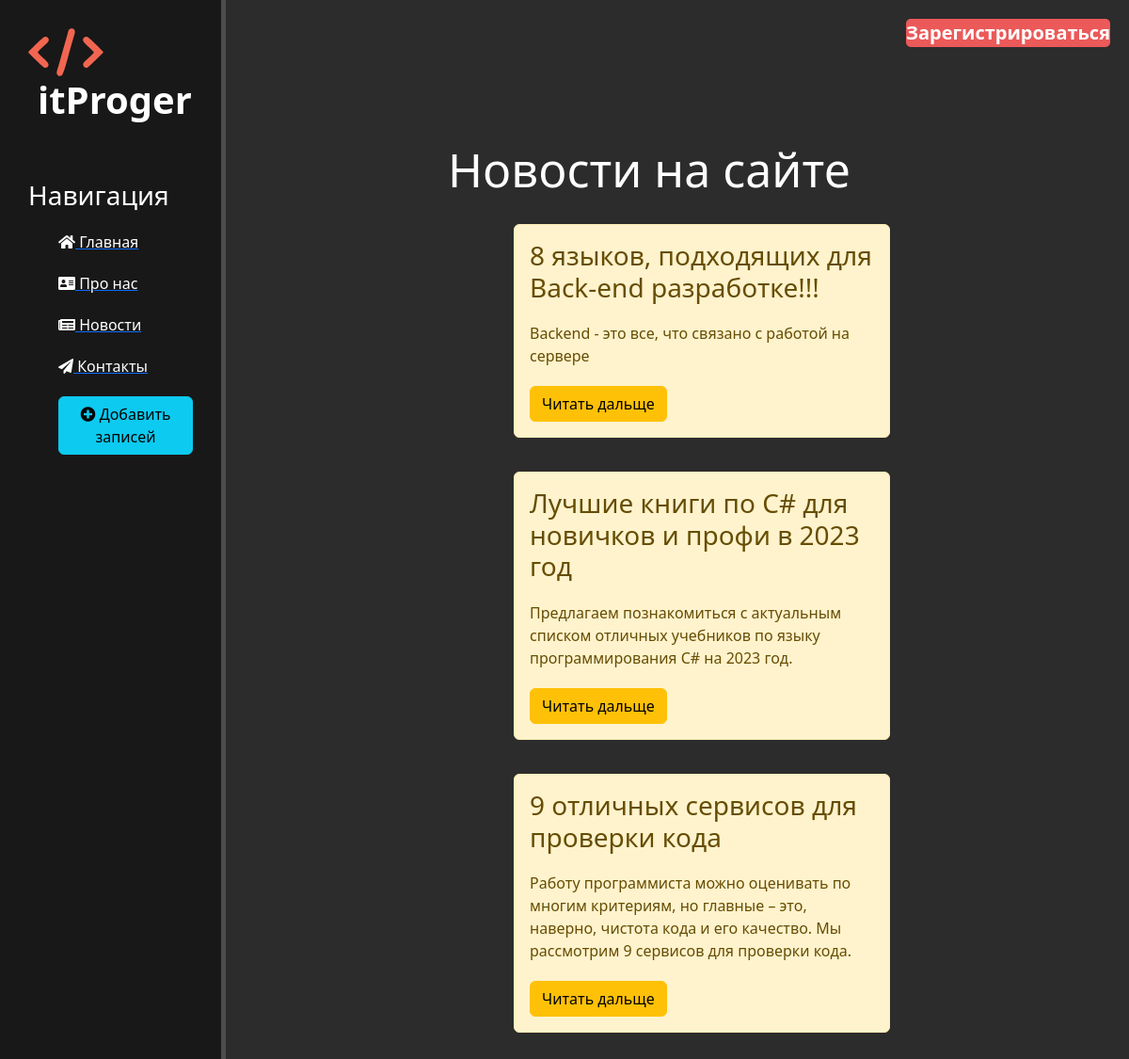
Page /news/ on the committed database.
### news/models.py (models this page shows, shortened)
class Articles(models.Model):
    objects = None
    title = models.CharField("название", max_length=50)
    anons = models.CharField("Анонс", max_length=250)
    full_text = models.TextField("Статия")
    date = models.DateTimeField("Дата публикации")
    class Meta:
        verbose_name = "Новость"
        verbose_name_plural = "Новости"

### news/views.py (the view)
# urls.py: path('', views.news_home, name='news_home'),
def news_home(request):
    news = Articles.objects.order_by('-date')
    return render(request, 'news/news_home.html', {'news': news} )

### news/templates/news/news_home.html (shortened to what this page needs)
{% extends 'main/leyaut.html' %}
{% block content %}
    <div class="features">
        <h1>Новости на сайте</h1>
        {% if news %}
            {% for el in news %}
                <div class="alert alert-warning">
                    <h3>{{ el.title }}</h3>
                    <p>{{ el.anons }}</p>
                    <a href="{% url 'news_detail' el.id %}" class="btn btn-warning">Читать дальще</a>
                </div>
            {% endfor %}
        {% else %}
            <p>Нет новостей</p>
        {% endif %}
{% endblock %}

### main/templates/main/leyaut.html (shortened to what this page needs)
{% load static %}
<!DOCTYPE html>
<html lang="en">
  <head>
    <link rel="stylesheet" href="{% static 'main/css/style.css' %}">
    <link rel="stylesheet" href="https://use.fontawesome.com/releases/v5.8.2/css/all.css">
    <link rel="stylesheet" href="https://cdn.jsdelivr.net/npm/bootstrap@5.2.3/dist/css/bootstrap.min.css">
</head>
<body class="body">
    <aside>
        <img src="{% static 'main/img/logo_simple.svg' %}" alt="Лого">
        <span class="logo">itProger</span>
      <h3>Навигация</h3>
      <ul>
        <a href="{% url 'index' %}"><li><i class="fas fa-home"></i> Главная</li></a>
        <a href="{% url 'about' %}"><li><i class="fas fa-address-card"></i> Про нас</li></a>
        <a href="{% url 'news_home' %}"><li><i class="fas fa-newspaper"></i> Новости</li></a>
        <a href=""><li><i class="fas fa-paper-plane"></i> Контакты</li></a>
        <a href="{% url 'create' %}"><li><button class="btn btn-info"><i class="fas fa-plus-circle"></i> Добавить записей</button></li></a>
      </ul>
    </aside>
    <main>
        <div class="button_register">Зарегистрироваться</div>
        {% block content %}
        {% endblock %}
    </main>
</body>
</html>

### main/static/main/css/style.css (style rules this page uses)
body { background-color: #2c2c2c; background-color: #2c2c2c; }
.body { background-color: #2c2c2c; }
aside { float: left; background: #181818; width: 20%; padding: 2.5%; height: 100vw; color: #fff; border-right: 5px solid #4d4d4d; }
aside img { width: 80px; float: left; }
aside .logo { font-size: 40px; margin-left: 10px; font-weight: bold; position: relative; top: -5px; }
aside h3 { margin-top: 50px; font-size: 28px; }
aside ul { list-style: none; text-decoration-line: none; }
aside ul li { color: #fff; display: block; margin-top: 20px; transition: transform 0.6s ease-in-out; }
main .features { float: left; color: #fff; margin-top: 100px; text-align: center; width: 75%; }
main .features h1 { font-size: 50px; }
main .features p { max-width: 400px; margin: 20px auto; }
.alert-warning { float: left; clear: both; width: 400px; margin: 20px 34%; text-align: left; }
.button_register { display: block; float: right; width: auto; height: 30px; margin-top: 20px; margin-right: 20px; background-color: #eb5959; color: #fff; font-size: 20px; font-weight: bold; border: none; border-radius: 5px; cursor: pointer; transition: all 0.5s ease-out; text-align: center; align-items: center; }

### rows in the picture
Articles: title "8 языков, подходящих для Back-end разработке!!!", anons "Backend - это все, что связано с работой на сервере"
Articles: title "Лучшие книги по С# для новичков и профи в 2023 год", anons "Предлагаем познакомиться с актуальным списком отличных учебников по языку программирования C# на 2023 год."
Articles: title "9 отличных сервисов для проверки кода", anons "Работу программиста можно оценивать по многим критериям, но главные – это, наверно, чистота кода и его качество. Мы рассмотрим 9 сервисов для проверки кода."
